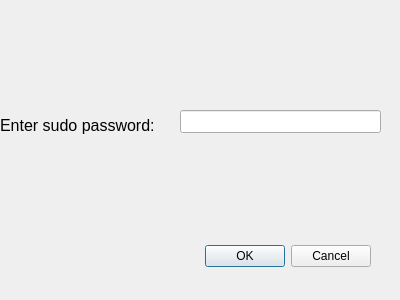
<?xml version="1.0" encoding="UTF-8"?>
<ui version="4.0">
 <class>Dialog</class>
 <widget class="QDialog" name="Dialog">
  <property name="geometry">
   <rect>
    <x>0</x>
    <y>0</y>
    <width>400</width>
    <height>300</height>
   </rect>
  </property>
  <property name="windowTitle">
   <string>password</string>
  </property>
  <widget class="QDialogButtonBox" name="buttonBox">
   <property name="geometry">
    <rect>
     <x>30</x>
     <y>240</y>
     <width>341</width>
     <height>32</height>
    </rect>
   </property>
   <property name="orientation">
    <enum>Qt::Horizontal</enum>
   </property>
   <property name="standardButtons">
    <set>QDialogButtonBox::Cancel|QDialogButtonBox::Ok</set>
   </property>
  </widget>
  <widget class="QLabel" name="label">
   <property name="geometry">
    <rect>
     <x>0</x>
     <y>110</y>
     <width>171</width>
     <height>31</height>
    </rect>
   </property>
   <property name="font">
    <font>
     <pointsize>12</pointsize>
    </font>
   </property>
   <property name="text">
    <string>Enter sudo password:</string>
   </property>
  </widget>
  <widget class="QLineEdit" name="pwbox">
   <property name="geometry">
    <rect>
     <x>180</x>
     <y>110</y>
     <width>201</width>
     <height>23</height>
    </rect>
   </property>
   <property name="font">
    <font>
     <pointsize>9</pointsize>
    </font>
   </property>
   <property name="inputMask">
    <string comment="*"/>
   </property>
   <property name="echoMode">
    <enum>QLineEdit::Password</enum>
   </property>
  </widget>
 </widget>
 <resources/>
 <connections>
  <connection>
   <sender>buttonBox</sender>
   <signal>accepted()</signal>
   <receiver>Dialog</receiver>
   <slot>accept()</slot>
   <hints>
    <hint type="sourcelabel">
     <x>248</x>
     <y>254</y>
    </hint>
    <hint type="destinationlabel">
     <x>157</x>
     <y>274</y>
    </hint>
   </hints>
  </connection>
  <connection>
   <sender>buttonBox</sender>
   <signal>rejected()</signal>
   <receiver>Dialog</receiver>
   <slot>reject()</slot>
   <hints>
    <hint type="sourcelabel">
     <x>316</x>
     <y>260</y>
    </hint>
    <hint type="destinationlabel">
     <x>286</x>
     <y>274</y>
    </hint>
   </hints>
  </connection>
 </connections>
</ui>
